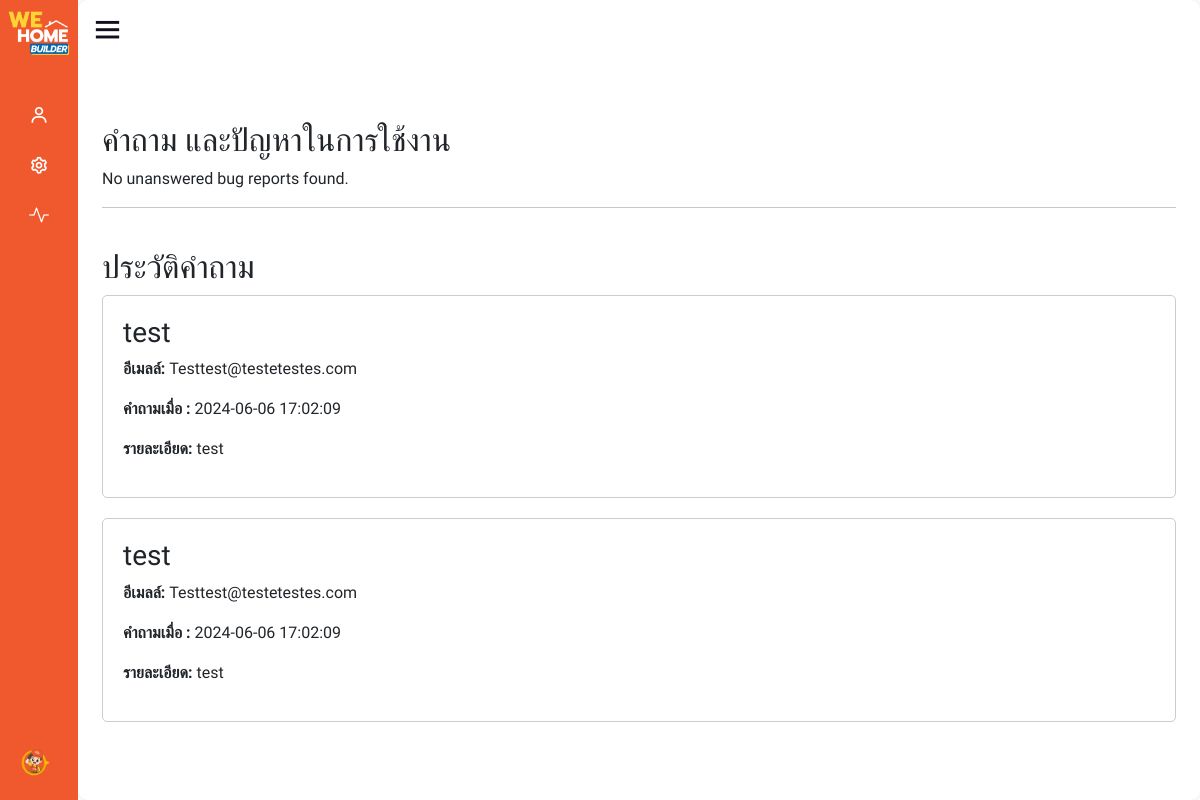
Page /view/admin/contact.php on the committed database.
### tables this page shows
CREATE TABLE IF NOT EXISTS `tb_question` (
  `question_id` int(11) NOT NULL,
  `question_sender_name` varchar(255) NOT NULL,
  `question_sender_email` varchar(255) NOT NULL,
  `question_content` varchar(255) NOT NULL,
  `question_create_at` timestamp NOT NULL DEFAULT current_timestamp(),
  `question_status` tinyint(4) DEFAULT 1
);

### view/admin/contact.php (the view, shortened to what this page needs)
<!DOCTYPE html>
<html lang="th">
<head>
    <link rel="stylesheet" href="https://fastly.jsdelivr.net/npm/bootstrap@5.0.0-beta1/dist/css/bootstrap.min.css">
    <link rel="stylesheet" href="https://cdnjs.cloudflare.com/ajax/libs/font-awesome/5.15.4/css/all.min.css">
</head>
<body>
    <?php require_once('function/sidebar.php'); ?>
    <div class="container">
        <br>
        <h2>คำถาม และปัญหาในการใช้งาน</h2>
        <div>
            <?php
            require_once('../config/connect.php');
            $sql = "SELECT * FROM tb_question WHERE question_status = 1";
            $result = $conn->query($sql);
            if ($result->num_rows > 0) {
                while ($row = $result->fetch_assoc()) {
                    echo '<div class="bug-report">';
                    echo '<h3>' . $row["question_sender_name"] . '</h3>';
                    echo '<hr>';
                    echo '<p><strong>อีเมลล์ :</strong> ' . $row["question_sender_email"] . '</p>';
                    echo '<p><strong>คำถามเมื่อ :</strong> ' . $row["question_create_at"] . '</p>';
                    echo '<form id="sendEmailForm_' . $row["question_id"] . '" method="post" action="mailto:' . $row["question_sender_email"] . '">';
                    echo '<button type="button" class="btn btn-primary send-email-btn" onclick="sendEmail(' . $row["question_id"] . ')">Send Email</button>';
                    echo '</form>';
                    echo '<p><strong>รายละเอียด:</strong> ' . $row["question_content"] . '</p>';
                    echo '</div>';
                }
            } else {
                echo "<p>No unanswered bug reports found.</p>";
            }
            ?>
        </div>
        <div>
            <hr>
            <br>
            <h2>ประวัติคำถาม</h2>
            <?php
            require_once('../config/connect.php');
            $sql = "SELECT * FROM tb_question WHERE question_status = 0";
            $result = $conn->query($sql);
            if ($result->num_rows > 0) {
                while ($row = $result->fetch_assoc()) {
                    echo '<div class="bug-report">';
                    echo '<h3>' . $row["question_sender_name"] . '</h3>';
                    echo '<p><strong>อีเมลล์:</strong> ' . $row["question_sender_email"] . '</p>';
                    echo '<p><strong>คำถามเมื่อ :</strong> ' . $row["question_create_at"] . '</p>';
                    echo '<p><strong>รายละเอียด:</strong> ' . $row["question_content"] . '</p>';
                    echo '</div>';
                }
            } else {
                echo "<p>No unanswered bug reports found.</p>";
            }
            ?>
        </div>
    </div>
</body>
</html>

### view/admin/contact.php (style rules this page uses)
.container { margin-top: 50px; }
.bug-report { margin-bottom: 20px; padding: 20px; border: 1px solid #ccc; border-radius: 5px; position: relative; }

### view/admin/function/sidebar.php (style rules this page uses)
* { margin: 0; padding: 0; box-sizing: border-box; font-family: 'Kanit', sans-serif; }
body { overflow: hidden; }

### rows in the picture
tb_question: question_sender_name "test", question_sender_email "Testtest@testetestes.com", question_create_at "2024-06-06 17:02:09", question_content "test"
tb_question: question_sender_name "test", question_sender_email "Testtest@testetestes.com", question_create_at "2024-06-06 17:02:09", question_content "test"
